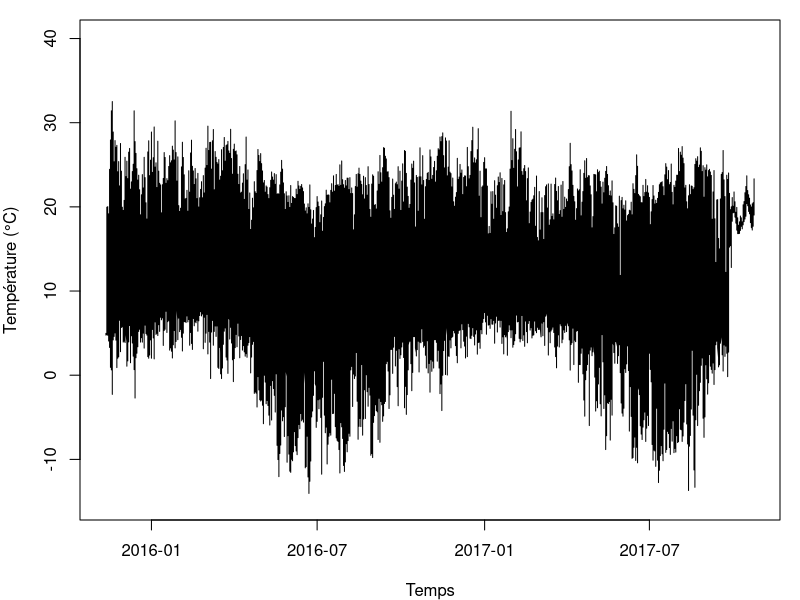
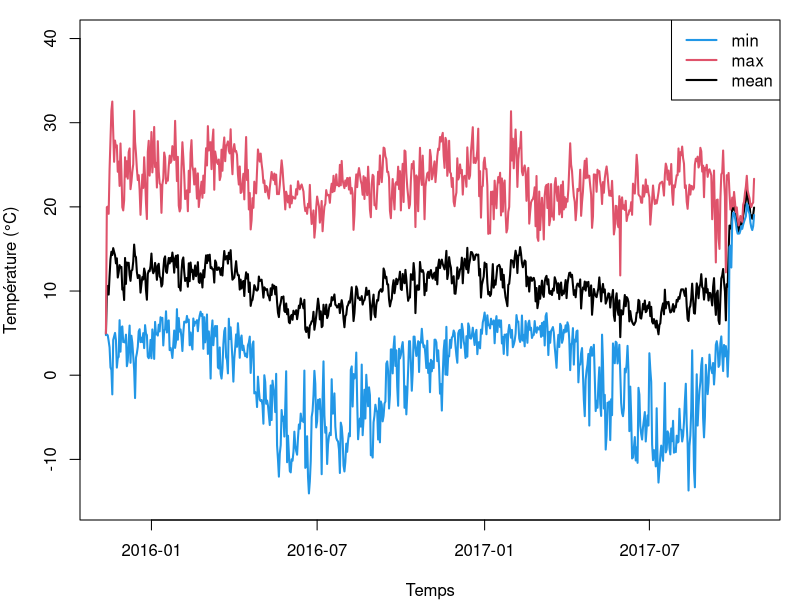
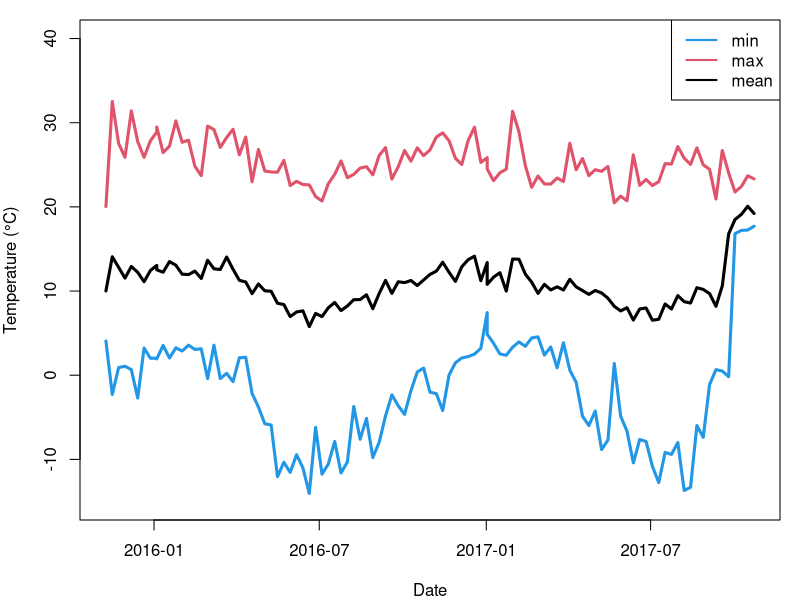
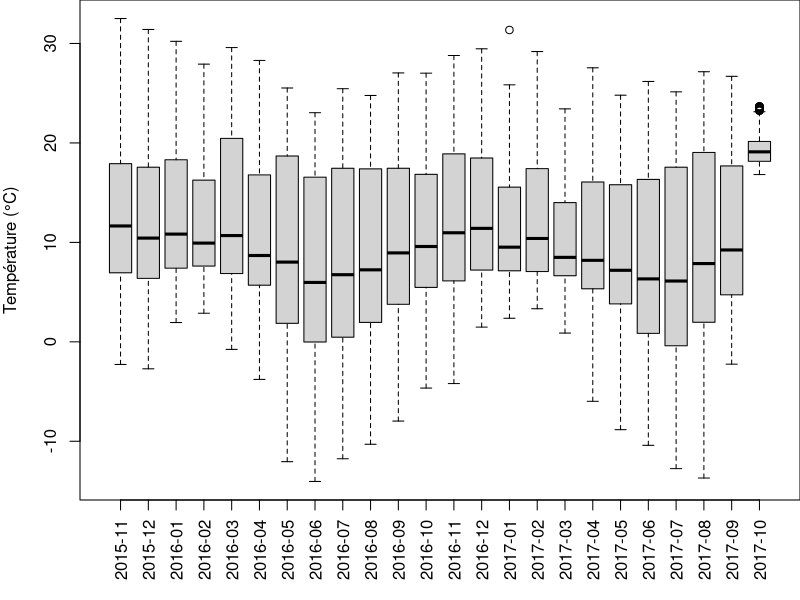
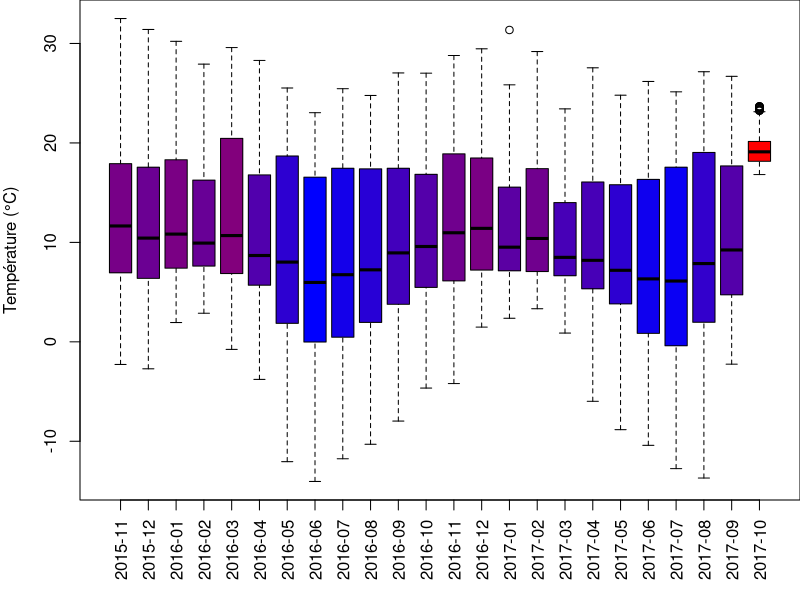
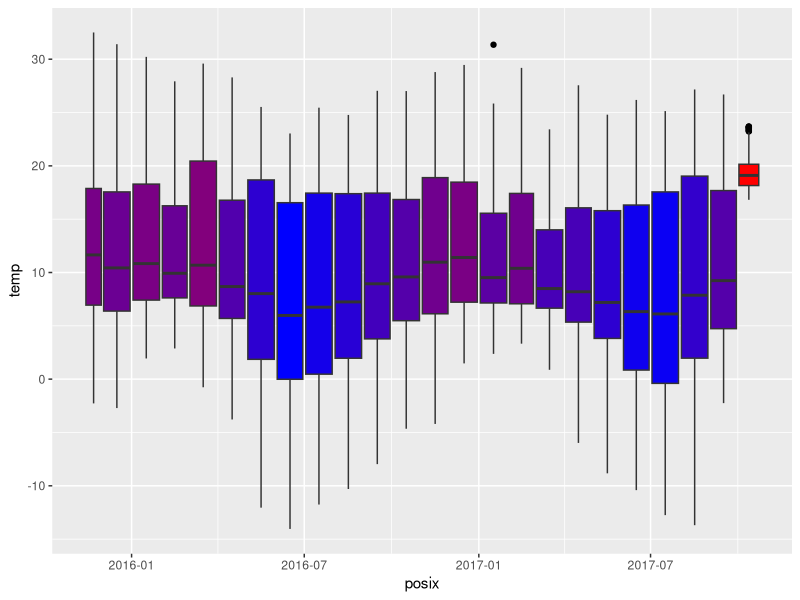
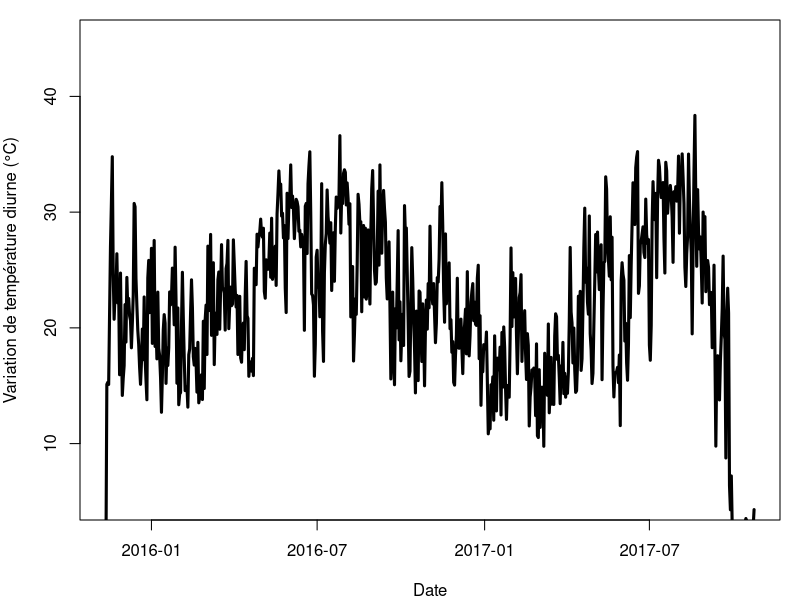
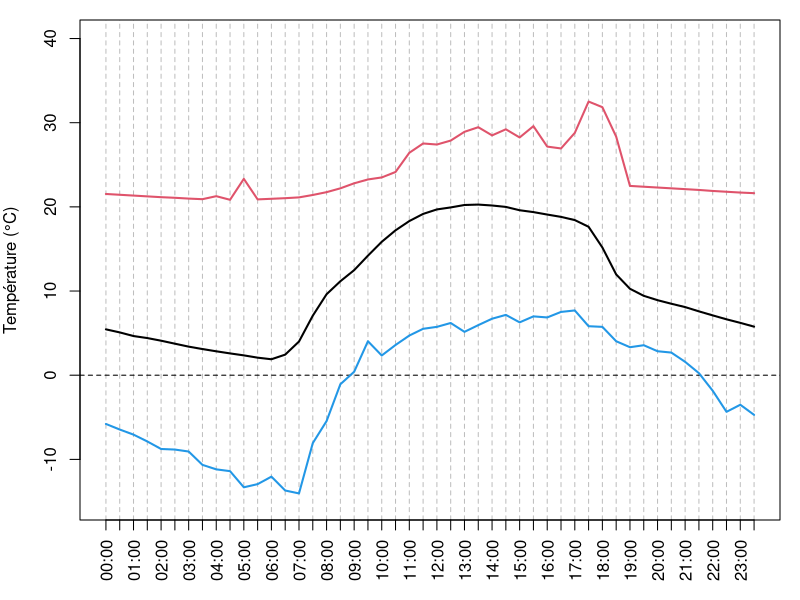

Recreate these plots in R, in order.
## ---- chunk 1
# Lecture du fichier en local après téléchargement : 
bdd <- read.table(
  "myFiles/E05C13.csv", 
  skip = 1, header = TRUE, 
  sep = ",", dec = ".", 
  stringsAsFactors = FALSE)
# Lecture du fichier depuis GitHub : 
# URL <- paste0("https://raw.githubusercontent.com/",
#   "frareb/myRBook_FR/master/myFiles/E05C13.csv")
# bdd <- read.table(
#   URL, 
#   skip = 1, 
#   header = TRUE,
#   sep = ",",
#   dec = ".",
#   stringsAsFactors = FALSE)
colnames(bdd) <- c("id", "date", "temp")
head(bdd)
tail(bdd)
str(bdd)
## ---- chunk 2
strsplit("11/12/15 23:00:00", split = " ")
## ---- chunk 3
strsplit("11/12/15 23:00:00", split = " ")[[1]]
## ---- chunk 4
bddDay <- sapply(
  strsplit(
    bdd[, 2], 
    split = " "), 
  "[[", 1)
head(bddDay)
## ---- chunk 5
bddDay <- as.Date(
  sapply(
    strsplit(
      bdd[, 2], 
      split = " "), 
    "[[", 1), 
  format = "%m/%d/%y")
head(bddDay)
## ---- chunk 6
bdd$day <- bddDay
str(bdd)
## ---- chunk 7
bddPosix <- as.POSIXct(
  bdd$date, 
  format = "%m/%d/%y %H:%M:%S")
head(bddPosix)
bdd$posix <- bddPosix
str(bdd)
## ---- chunk 8
par(mar = c(4, 4, 1, 1)) # réduction des marges
plot(x = bdd$day, y = bdd$temp, 
  type = 'l', ylim = c(-15, 40), 
  xlab = "Temps", ylab = "Température (°C)")
## ---- chunk 9
tempDayMean <- tapply(bdd$temp, INDEX = bdd$day, FUN = mean)
tempDayMin <- tapply(bdd$temp, INDEX = bdd$day, FUN = min)
tempDayMax <- tapply(bdd$temp, INDEX = bdd$day, FUN = max)
par(mar = c(4, 4, 1, 1))
plot(x = as.Date(names(tempDayMean), format = "%Y-%m-%d"), 
  y = tempDayMean, type = 'l', ylim = c(-15, 40), 
  xlab = "Temps", ylab = "Température (°C)", lwd = 2)
points(as.Date(names(tempDayMin), format = "%Y-%m-%d"), 
  y = tempDayMin, type = 'l', col = 4, lwd = 2)
points(as.Date(names(tempDayMax), format = "%Y-%m-%d"), 
  y = tempDayMax, type = 'l', col = 2, lwd = 2)
legend("topright", legend = c("min", "max", "mean"), 
  lty = 1, lwd = 2, col = c(4, 2, 1))
## ---- chunk 10
anoSem <- format(bdd$posix, format = "%Y-%W")
head(anoSem)
## ---- chunk 11
tempWeekMean <- tapply(bdd$temp, 
  INDEX = format(bdd$posix, format = "%Y-%W-1"), FUN = mean)
tempWeekMin <- tapply(bdd$temp, 
  INDEX = format(bdd$posix, format = "%Y-%W-1"), FUN = min)
tempWeekMax <- tapply(bdd$temp, 
  INDEX = format(bdd$posix, format = "%Y-%W-1"), FUN = max)
par(mar = c(4, 4, 1, 1)) # réduction des marges
plot(
  x = as.Date(names(tempWeekMean), format = "%Y-%W-%u"), 
  y = tempWeekMean, 
  type = 'l', ylim = c(-15, 40), 
  xlab = "Date", ylab = "Temperature (°C)", 
  lwd = 3)
points(
  x = as.Date(names(tempWeekMin), format = "%Y-%W-%u"), 
  y = tempWeekMin, 
  type = 'l', col = 4, lwd = 3)
points(
  x = as.Date(names(tempWeekMax), format = "%Y-%W-%u"), 
  y = tempWeekMax, 
  type = 'l', col = 2, lwd = 3)
legend("topright", legend = c("min", "max", "mean"), 
  lty = 1, lwd = 2, col = c(4, 2, 1))
## ---- chunk 12
par(mar = c(5, 4, 0, 0))
boxplot(
  bdd$temp ~ format(bdd$posix, format = "%Y-%m"), 
  las = 3,
  xlab = "", ylab = "Température (°C)")
## ---- chunk 13
tempMonthMean <- tapply(bdd$temp, 
  INDEX = format(bdd$posix, format = "%Y-%m"), FUN = mean)
myCol <- colorRampPalette(c("blue", "red"))(101)
tempMeanDayPos <- round(
  (tempMonthMean - min(tempMonthMean)) / 
    (max(tempMonthMean) - min(tempMonthMean))*100) + 1
par(mar = c(5, 4, 0, 0)) 
boxplot(
  bdd$temp ~ format(bdd$posix, format = "%Y-%m"), 
  las = 3, 
  col = myCol[tempMeanDayPos],
  xlab = "", ylab = "Température (°C)")
## ---- chunk 14
pkgCheck <- function(x){ 
    if (!require(x, character.only = TRUE)){
        install.packages(x, dependencies = TRUE)
        if(!require(x, character.only = TRUE)) {
            stop()
        }
    }
}
pkgCheck("ggplot2")

tempMonthMean <- tapply(bdd$temp, 
  INDEX = format(bdd$posix, format = "%Y-%m"), FUN = mean)
myCol <- colorRampPalette(c("blue", "red"))(101)
tempMeanDayPos <- round(
  (tempMonthMean - min(tempMonthMean)) / 
    (max(tempMonthMean) - min(tempMonthMean))*100) + 1
p01 <- ggplot(
  data = bdd, 
  aes(
    x = posix, 
    y = temp, 
    group = format(posix, format = "%Y-%m"))) + 
    geom_boxplot(
      outlier.colour = "black", 
      fill = myCol[tempMeanDayPos])
p01
## ---- chunk 15
tempDayTR <- tempDayMax - tempDayMin
par(mar = c(4, 4, 1, 1)) # réduction des marges
plot(
  x = as.Date(names(tempDayMean), format = "%Y-%m-%d"), 
  y = tempDayTR, type = 'l', ylim = c(5, 45), 
  xlab = "Date", 
  ylab = "Variation de température diurne (°C)", 
  lwd = 3)
## ---- chunk 16
tempHourMean <- aggregate(
  x = bdd$temp, 
  by = list(format(bdd$posix, format = "%H:%M")), 
  FUN = mean)
tempHourMin <- aggregate(
  x = bdd$temp, 
  by = list(format(bdd$posix, format = "%H:%M")), 
  FUN = min)
tempHourMax <- aggregate(
  x = bdd$temp, 
  by = list(format(bdd$posix, format = "%H:%M")), 
  FUN = max)
hours <- seq(from = 0, to = 23.5, by = 0.5)
par(mar = c(4, 4, 1, 1)) # réduction des marges
plot(
  x = hours, 
  y = tempHourMean[, 2], 
  type = 'l', ylim = c(-15, 40), 
  xlab = "", ylab = "Température (°C)", 
  lwd = 2, 
  xaxt = "n", 
  panel.first = {
    abline(v = hours, col = "gray", lty = 2)
    abline(h = 0, lty = 2)  
  })
axis(
  side = 1, 
  at = hours, 
  labels = tempHourMean[, 1], 
  las = 2)
points(
  x = hours, 
  y = tempHourMin[, 2], 
  type = 'l', col = 4, lwd = 2)
points(
  x = hours, 
  y = tempHourMax[, 2], 
  type = 'l', col = 2, lwd = 2)
## ---- chunk 17
meses <- c("Janvier", "Février", "Mars", "Avril", "Mai", 
  "Juin", "Juillet", "Août", "Septembre", "Octobre", 
  "Novembre", "Décembre")
hours <- seq(from = 0, to = 23.5, by = 0.5)
bddMonth <- format(bdd$day, format = "%m")
tempDayEachMonth <- lapply(
  sort(unique(bddMonth)), function(myMonth){
    bddX <- bdd[bddMonth == myMonth, ]
    tempHourMean <- aggregate(
      x = bddX$temp, 
      by = list(format(bddX$posix, format = "%H:%M")), 
      FUN = mean)
    tempHourMin <- aggregate(
      x = bddX$temp, 
      by = list(format(bddX$posix, format = "%H:%M")), 
      FUN = min)
    tempHourMax <- aggregate(
      x = bddX$temp, 
      by = list(format(bddX$posix, format = "%H:%M")), 
      FUN = max)
  return(
    data.frame(
      tempHourMean, 
      tempHourMin, 
      tempHourMax))
})
par(mar = c(4, 4, 1, 1)) 
# for (i in seq_along(tempDayEachMonth)){ # pour tous les mois
i <- 1 # uniquement Janvier 
  plot(
    x = hours, 
    y = tempDayEachMonth[[i]][, 2], 
    type = 'l', ylim = c(-15, 40), 
    xlab = "", ylab = "Température (°C)", 
    lwd = 2, 
    main = meses[i],
    xaxt = "n", panel.first = {
      abline(v = hours, col = "gray", lty = 2)
      abline(h = 0, lty = 2)  
    })
  axis(
    side = 1, 
    at = hours, 
    labels = tempHourMean[, 1], 
    las = 2)
  points(
    x = hours, 
    y = tempDayEachMonth[[i]][, 4], 
    type = 'l', col = 4, lwd = 2)
  points(
    x = hours, 
    y = tempDayEachMonth[[i]][, 6], 
    type = 'l', col = 2, lwd = 2)
# }
## ---- chunk 18
par(mar = c(4, 4, 1, 1)) # réduction des marges
plot(
  x = hours, 
  y = tempDayEachMonth[[1]][, 2], 
  type = 'n', 
  ylim = c(-10, 35),
  xlab = "", 
  ylab = "Température moyenne (°C)",
  xaxt = "n", 
  panel.first = {
    abline(v = hours, col = "gray", lty = 2)
    abline(h = 0, lty = 2)  
  })
axis(
  side = 1, 
  at = hours, 
  labels = tempHourMean[, 1], 
  las = 2)
myColors <- c("#A6CEE3", "#1F78B4", "#B2DF8A", "#33A02C", 
  "#FB9A99", "#E31A1C", "#FDBF6F", "#FF7F00", "#CAB2D6", 
  "#6A3D9A", "#FFFF99", "#B15928")
for (i in seq_along(tempDayEachMonth)){
  points(x = hours, 
    y = tempDayEachMonth[[i]][, 2], 
    type = 'l', col = myColors[i], lwd = 2)
}
legend(
  "topright", 
  ncol = 4, 
  legend = meses, 
  col = myColors, 
  lty = 1, lwd = 2, 
  cex = 0.8, bg = "white")
## ---- chunk 19
par(mar = c(4, 4, 1, 1)) # réduction des marges
plot(
  x = hours, 
  y = tempDayEachMonth[[1]][, 2], 
  type = 'n', 
  ylim = c(0, 30),
  xlab = "", 
  ylab = "Variation de température diurne (°C)",
  xaxt = "n", 
  panel.first = {
    abline(v = hours, col = "gray", lty = 2)
    abline(h = 0, lty = 2)  
  })
axis(
  side = 1, 
  at = hours, 
  labels = tempHourMean[, 1], 
  las = 2)
myColors <- c("#A6CEE3", "#1F78B4", "#B2DF8A", "#33A02C", 
  "#FB9A99", "#E31A1C", "#FDBF6F", "#FF7F00", "#CAB2D6", 
  "#6A3D9A", "#FFFF99", "#B15928")
for (i in seq_along(tempDayEachMonth)){
  points(
    x = hours, 
    y = tempDayEachMonth[[i]][, 6] - 
      tempDayEachMonth[[i]][, 4], 
    type = 'l', 
    col = myColors[i], 
    lwd = 2)
}
legend(
  "topright", 
  ncol = 4, 
  legend = meses, 
  col = myColors,
  lty = 1, lwd = 2, 
  cex = 0.8, bg = "white")
## ---- chunk 20
pkgCheck <- function(x){ 
  if (!require(x, character.only = TRUE)){
    install.packages(x, dependencies = TRUE)
    if(!require(x, character.only = TRUE)) {
      stop()
    }
  }
}
pkgCheck("ggplot2")
pkgCheck("ggridges")
pkgCheck("viridis")
meanTemps <- unlist(lapply(tempDayEachMonth, "[[", 2))
labelMonth <- rep(meses, each = 48)
dfTemps <- data.frame(month = labelMonth, value = meanTemps, 
  stringsAsFactors = FALSE)
dfTemps$month <- factor(dfTemps$month, levels = rev(meses))
p <- ggplot(
  data = dfTemps, 
  aes(y = month, x = value,  fill = ..x..))
p <- p + geom_density_ridges_gradient(stat = "binline")
p <- p + scale_fill_viridis(
  name = "Temp. [°C]", option = "C")
p <- p + xlab("Temperature") + ylab("") +
    theme(
      legend.position="none",
      panel.spacing = unit(0.1, "lines"),
      strip.text.x = element_text(size = 8)
    ) 
p
